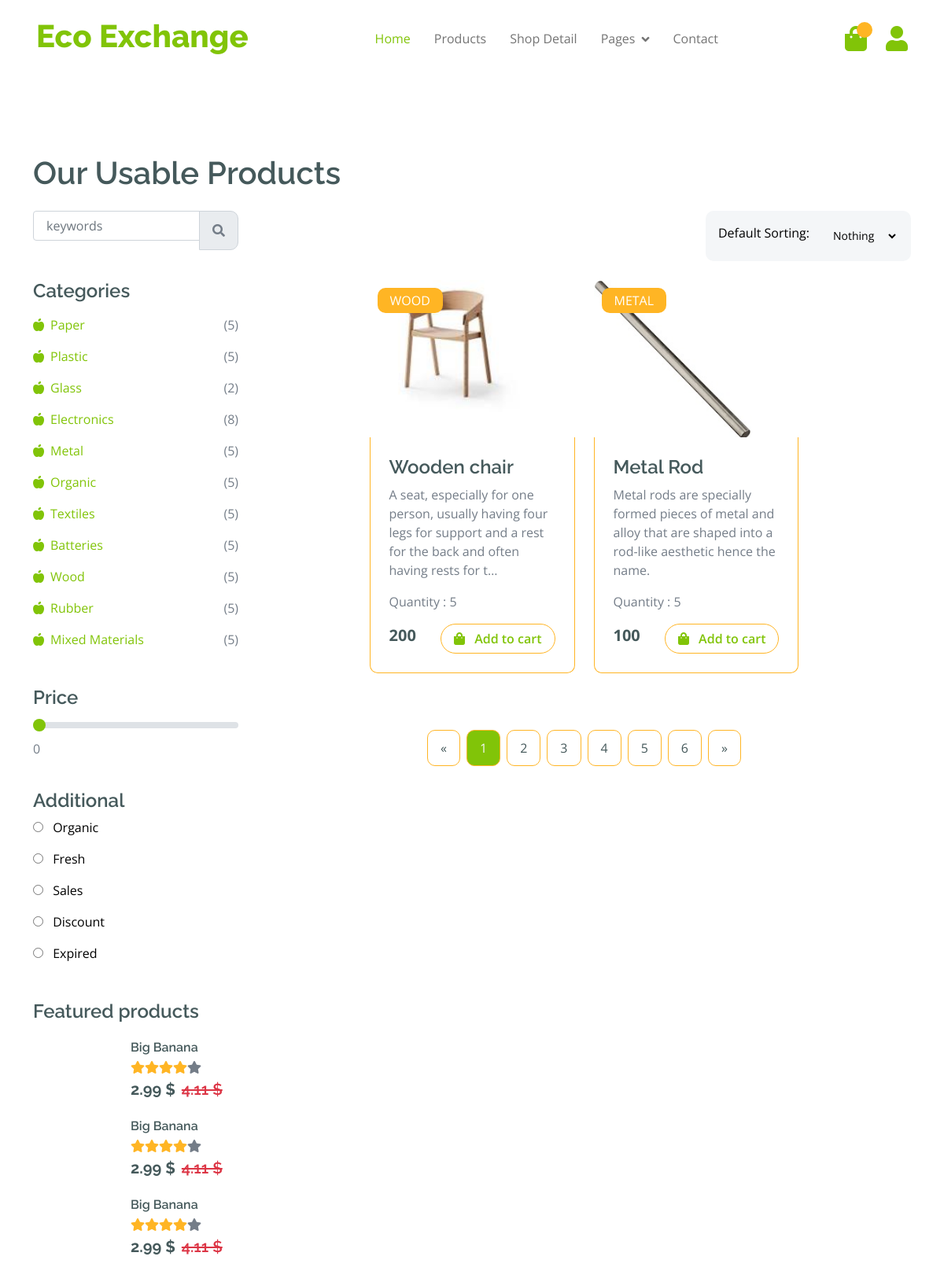
Before: /products/ (upper part) with the older database file.
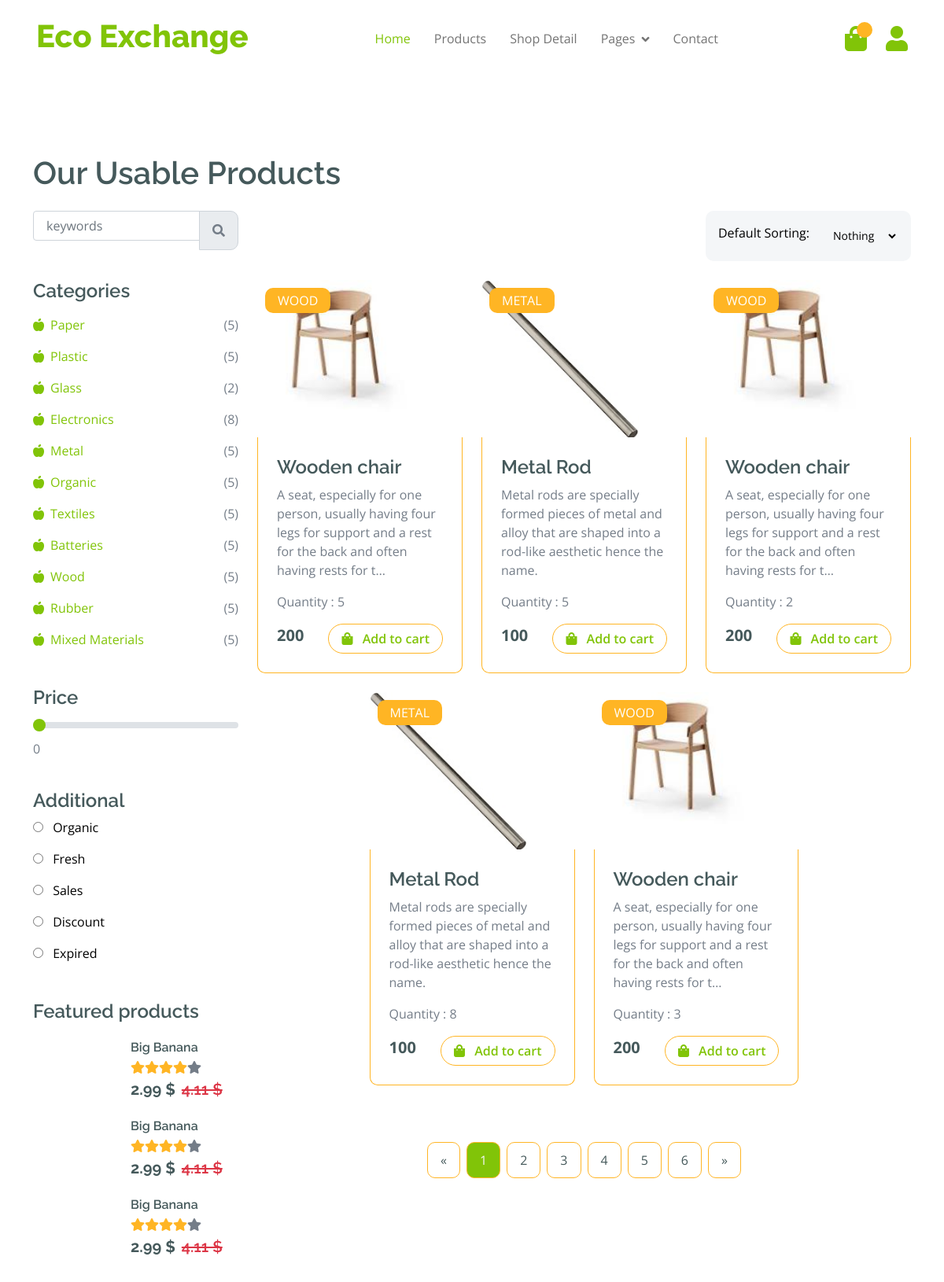
After: the same page with the newer database file.
### product/models.py (models this page shows, shortened)
class Product(models.Model):
    CATEGORY_CHOICES = [
        ('PAPER', 'Paper'),
        ('PLASTIC', 'Plastic'),
        ('GLASS', 'Glass'),
        ('METAL', 'Metal'),
        ('ELECTRONICS', 'Electronics'),
        ('ORGANIC', 'Organic'),
        ('TEXTILES', 'Textiles'),
        ('BATTERIES', 'Batteries'),
        ('WOOD', 'Wood'),
        ('RUBBER', 'Rubber'),
        ('MIXED_MATERIALS', 'Mixed Materials'),
    ]
    product_id = models.AutoField(primary_key=True)
    product_name = models.CharField(max_length=255)
    product_description = models.TextField()
    image = models.ImageField(upload_to='img/')
    quantity = models.IntegerField(validators=[MinValueValidator(0)])
    price = models.IntegerField()
    category = models.CharField(max_length=50, choices=CATEGORY_CHOICES)
    user = models.ForeignKey(Member, on_delete=models.CASCADE)

### product/views.py (the view)
def products(request):
    product_list = Product.objects.all()
    for product in product_list:
        product.short_description = Truncator(product.product_description).chars(125)
    return render(request, template_name='product/product_list.html', context={'product_list': product_list})

### product/templates/product/product_list.html (shortened to what the changed rows need)
{% extends 'product/base.html' %}
{% load static %}
{% block body %}
    <div class="container-fluid fruite py-5">
            <div class="container py-5">
                <h1 class="mb-4">Our Usable Products</h1>
                <div class="row g-4">
                    <div class="col-lg-12">
                        <div class="row g-4">
                            <div class="col-lg-9">
                                <div class="row g-4 justify-content-center">
                                    {% for product in product_list %}
                                        <div class="col-md-6 col-lg-6 col-xl-4">
                                        <div class="rounded position-relative fruite-item">
                                            <div class="fruite-img image-container">
                                                <img src="{{ product.image.url }}" alt="{{ product.image }}" class="img-fluid w-100 rounded-top" alt="">
                                            </div>
                                            <div class="text-white bg-secondary px-3 py-1 rounded position-absolute" style="top: 10px; left: 10px;">{{ product.category }}</div>
                                            <div class="p-4 border border-secondary border-top-0 rounded-bottom">
                                                <h4>{{ product.product_name }}</h4>
                                                <p>{{ product.short_description }}</p>
                                                <p>Quantity : {{ product.quantity }}</p>
                                                <div class="d-flex justify-content-between flex-lg-wrap">
                                                    <p class="text-dark fs-5 fw-bold mb-0">{{ product.price }}</p>
                                                    <a href="{% url 'addtocart' product.product_id %}" class="btn border border-secondary rounded-pill px-3 text-primary"><i class="fa fa-shopping-bag me-2 text-primary"></i> Add to cart</a>
                                                </div>
                                            </div>
                                        </div>
                                    </div>
                                    {% endfor %}
                                </div>
                            </div>
                        </div>
                    </div>
                </div>
            </div>
        </div>
{% endblock body %}

Changed rows visible on the page:
added Product: image (picture), category "WOOD", product_name "Wooden chair", short_description "A seat, especially for one person, usually having four legs for support and a rest for the back and often having rests for t…", quantity "2", price "200"
added Product: image (picture), category "METAL", product_name "Metal Rod", short_description "Metal rods are specially formed pieces of metal and alloy that are shaped into a rod-like aesthetic hence the name.", quantity "8", price "100"
added Product: image (picture), category "WOOD", product_name "Wooden chair", short_description "A seat, especially for one person, usually having four legs for support and a rest for the back and often having rests for t…", quantity "3", price "200"
